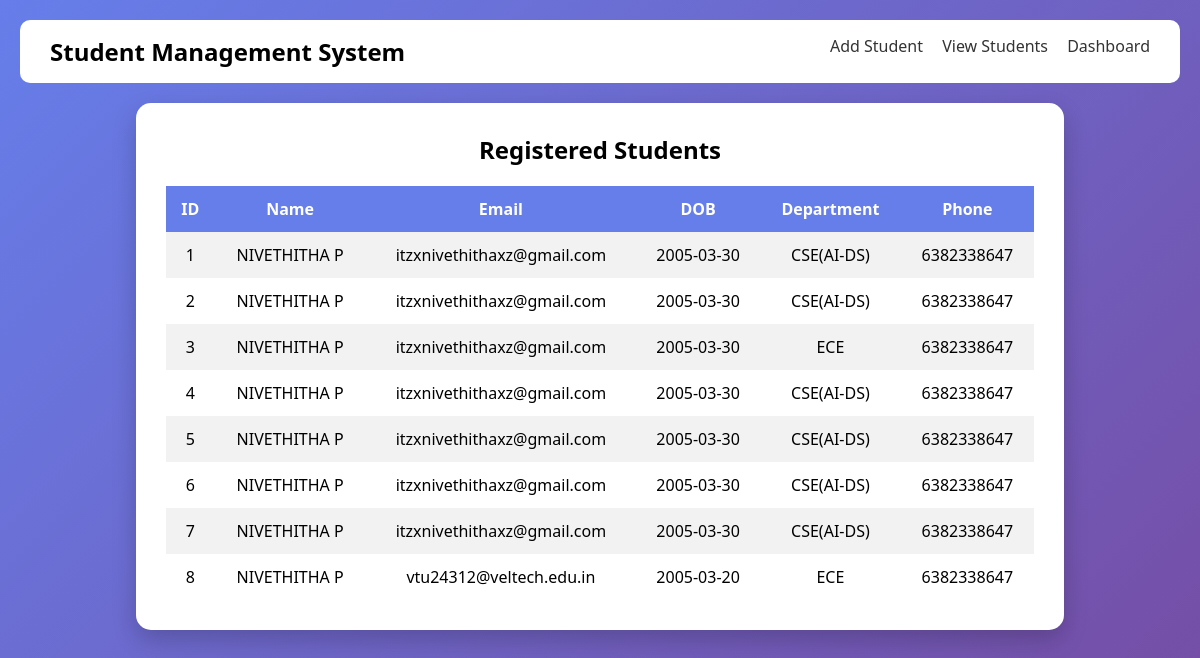
The page /view.php on the database its author committed.
### tables this page shows
CREATE TABLE `students` (
  `id` int NOT NULL,
  `name` varchar(100) NOT NULL,
  `email` varchar(100) NOT NULL,
  `dob` date NOT NULL,
  `department` varchar(100) NOT NULL,
  `phone` varchar(15) NOT NULL,
  `password` varchar(100) NOT NULL
);

### view.php (the view, shortened to what this page needs)
<?php
$conn = mysqli_connect("localhost", "root", "greatnive@1130", "student_db01");
$sql="SELECT * FROM students";
$result=mysqli_query($conn,$sql);
?>
<!DOCTYPE html>
<html>
<head>
</head>
<body>
<div class="navbar">
<h2>Student Management System</h2>
<div>
<a href="index.php">Add Student</a>
<a href="view.php">View Students</a>
<a href="dashboard.php">Dashboard</a>
</div>
</div>
<div class="container">
<h2 style="text-align:center;">Registered Students</h2>
<table>
<tr>
<th>ID</th><th>Name</th><th>Email</th>
<th>DOB</th><th>Department</th><th>Phone</th>
</tr>
<?php
while($row=mysqli_fetch_assoc($result)){
echo "<tr>
<td>{$row['id']}</td>
<td>{$row['name']}</td>
<td>{$row['email']}</td>
<td>{$row['dob']}</td>
<td>{$row['department']}</td>
<td>{$row['phone']}</td>
</tr>";
}
?>
</table>
</div>
</body>
</html>

### view.php (style rules this page uses)
* { margin:0;padding:0;box-sizing:border-box;font-family:'Segoe UI',sans-serif; }
body { background:linear-gradient(135deg,#667eea,#764ba2); min-height:100vh;padding:20px; }
.navbar { background:white;padding:15px 30px;border-radius:10px; margin-bottom:20px;display:flex;justify-content:space-between; }
.navbar a { text-decoration:none;color:#333;margin-left:15px; }
.container { background:white;padding:30px;border-radius:15px; width:80%;margin:auto;box-shadow:0 10px 25px rgba(0,0,0,0.2); }
table { width:100%;border-collapse:collapse;margin-top:20px; }
th,td { padding:12px;text-align:center; }
th { background:#667eea;color:white; }
tr:nth-child(even) { background:#f2f2f2; }

### rows shown on the page
students: id "1", name "NIVETHITHA P", email "itzxnivethithaxz@gmail.com", dob "2005-03-30", department "CSE(AI-DS)", phone "6382338647"
students: id "2", name "NIVETHITHA P", email "itzxnivethithaxz@gmail.com", dob "2005-03-30", department "CSE(AI-DS)", phone "6382338647"
students: id "3", name "NIVETHITHA P", email "itzxnivethithaxz@gmail.com", dob "2005-03-30", department "ECE", phone "6382338647"
students: id "4", name "NIVETHITHA P", email "itzxnivethithaxz@gmail.com", dob "2005-03-30", department "CSE(AI-DS)", phone "6382338647"
students: id "5", name "NIVETHITHA P", email "itzxnivethithaxz@gmail.com", dob "2005-03-30", department "CSE(AI-DS)", phone "6382338647"
students: id "6", name "NIVETHITHA P", email "itzxnivethithaxz@gmail.com", dob "2005-03-30", department "CSE(AI-DS)", phone "6382338647"
students: id "7", name "NIVETHITHA P", email "itzxnivethithaxz@gmail.com", dob "2005-03-30", department "CSE(AI-DS)", phone "6382338647"
students: id "8", name "NIVETHITHA P", email "vtu24312@veltech.edu.in", dob "2005-03-20", department "ECE", phone "6382338647"
